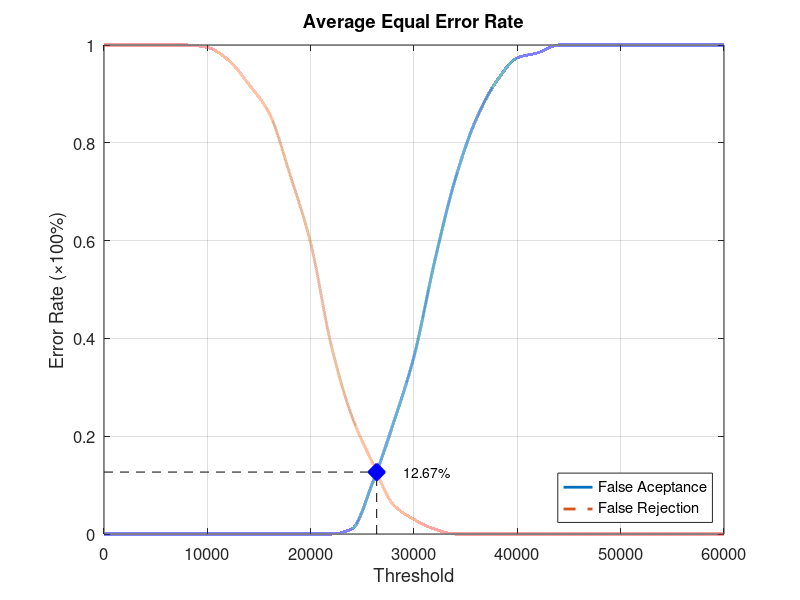
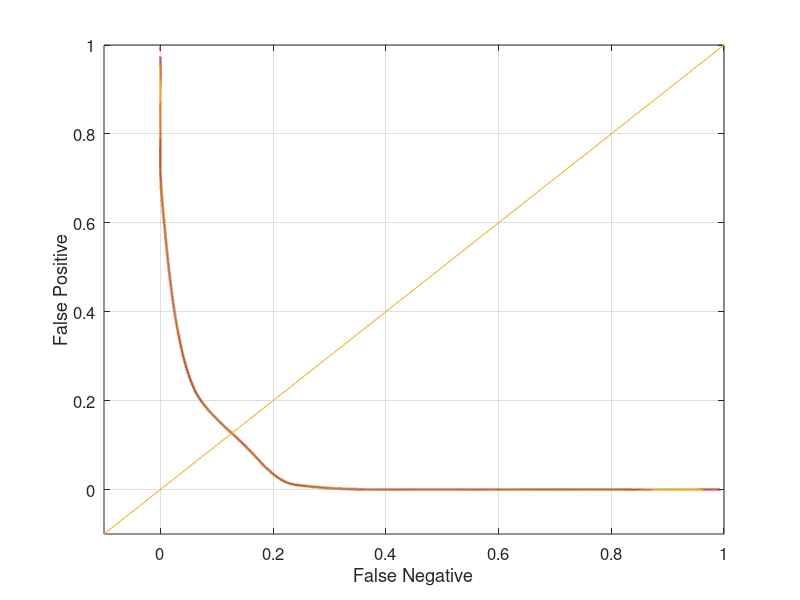

Here is the MATLAB script that generated these plots, in order:
function yEER = Database2_2
close all;
clear;
clc;
x = 0:2000:60000;
xq = 0:0.5:60000;

y0 = [0 0 0 0 0 0 0 0 0 0 0 0 0.0105263 0.105263 0.226316 0.363158 0.557895 0.726316 0.847368 0.926316 0.973684 0.984211 1 1 1 1 1 1 1 1 1];
yy0 = interp1(x, y0, xq, 'pchip');
y1 = [1 1 1 1 1 0.995 0.97 0.92 0.86 0.735 0.595 0.385 0.24 0.145 0.06 0.03 0.01 0 0 0 0 0 0 0 0 0 0 0 0 0 0];
yy1 = interp1(x, y1, xq, 'pchip');

% Calculating EER: 
y2 = abs(y0 - y1);
find(y2 == min(y2))
yy2 = abs(yy0 - yy1);
xEER = find(yy2 == min(yy2));
xEERIndex = xq(xEER) % X-axis EER
yEER = yy0(xEER) % Y-axis EER

main = figure
plot(xq, yy0,'-','LineWidth', 2);	hold on
plot(xq, yy1,'--','LineWidth', 2);	hold on
plot([xEERIndex xEERIndex], [0 yEER], 'k--');	hold on
plot([0 xEERIndex], [yEER yEER], 'k--');	hold on
plot(xEERIndex, yEER, 'bx', 'LineWidth', 10);	hold on
text(xEERIndex + 10 * xEERIndex / 100, yEER, [num2str(round((10000 * yEER)) / 100) '%'])
legend('False Aceptance', 'False Rejection', 'Location', 'SouthEast')
xlabel('Threshold')
ylabel('Error Rate (\times100%)')
title('Average Equal Error Rate')
set(gca, 'FontSize', 12)
axis([0 60000 0 1])
grid on

print(main, 'Database2_2Main', '-dpng');
FNRxFPR = figure('Color', [1 1 1]);
plot(yy1, yy0, '-', yy1, yy0, 'LineWidth', 2);
hold on
y = -0.1:0.1:1
plot(y, y); 
set(gca, 'FontSize', 12)
xlabel('False Negative')
ylabel('False Positive')
axis([-0.1 1 -0.1 1])
set(gca, 'FontSize', 12)
grid on

print(FNRxFPR, 'Database2_2FNRxFPR','-dpng');
end
